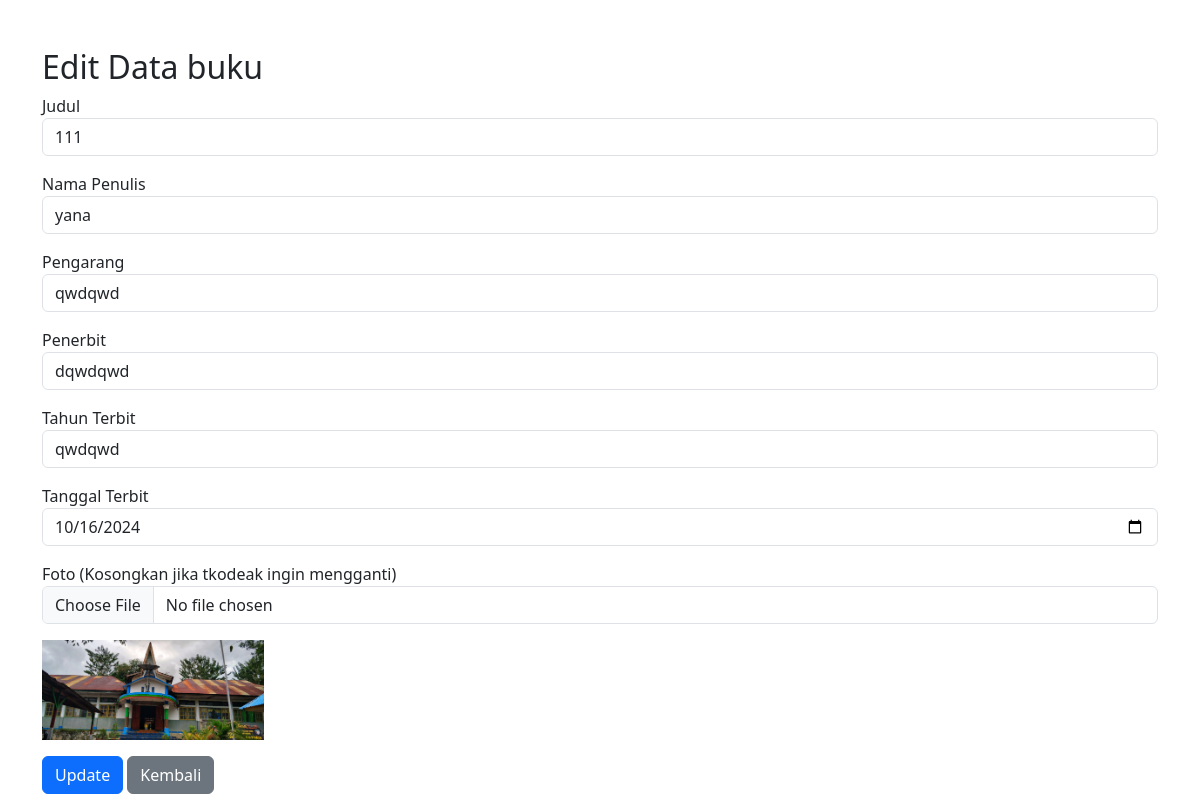
/edit.php?kode=1, run on the app's committed database.
### tables this page shows
CREATE TABLE `buku` (
  `kode_buku` int(12) NOT NULL,
  `judul` varchar(50) NOT NULL,
  `nama_penulis` varchar(150) NOT NULL,
  `pengarang` varchar(150) NOT NULL,
  `penerbit` varchar(100) NOT NULL,
  `tahun_terbit` varchar(50) NOT NULL,
  `tanggal_terbit` varchar(50) NOT NULL,
  `foto` text NOT NULL
);

### edit.php (the view, shortened to what this page needs)
<?php
include 'koneksi.php';
$kode = $_GET['kode'];
$query = "SELECT * FROM buku WHERE kode_buku = $kode";
$result = mysqli_query($koneksi, $query);
$row = mysqli_fetch_assoc($result);
?>
<!DOCTYPE html>
<html lang="en">
<head>
    <link href="https://cdn.jsdelivr.net/npm/bootstrap@5.3.0-alpha1/dist/css/bootstrap.min.css" rel="stylesheet">
</head>
<body>
    <div class="container mt-5">
        <h2>Edit Data buku</h2>
        <form action="edit_proses.php?kode=<?= $kode ?>" method="POST" enctype="multipart/form-data">
            <div class="mb-3">
                <label>Judul</label>
                <input type="text" name="judul" value="<?= $row['judul'] ?>" class="form-control" required>
            </div>
            <div class="mb-3">
                <label>Nama Penulis</label>
                <input type="text" name="nama_penulis" value="<?= $row['nama_penulis'] ?>" class="form-control"
                    required>
            </div>
            <div class="mb-3">
                <label>Pengarang</label>
                <input type="text" name="pengarang" class="form-control" required value="<?= $row['pengarang'] ?>">
            </div>
            <div class="mb-3">
                <label>Penerbit</label>
                <input type="text" name="penerbit" class="form-control" required value="<?= $row['penerbit'] ?>">
            </div>
            <div class="mb-3">
                <label>Tahun Terbit</label>
                <input type="text" name="tahun_terbit" class="form-control" required
                    value="<?= $row['tahun_terbit'] ?>">
            </div>
            <div class="mb-3">
                <label>Tanggal Terbit</label>
                <input type="date" name="tanggal_terbit" class="form-control" required
                    value="<?= $row['tanggal_terbit'] ?>">
            </div>
            <div class="mb-3">
                <label>Foto (Kosongkan jika tkodeak ingin mengganti)</label>
                <input type="file" name="foto" class="form-control">
                <img src="uploads/<?= $row['foto'] ?>" wkodeth="100" height="100" class="mt-3">
            </div>
            <button type="submit" class="btn btn-primary">Update</button>
            <a href="index.php" class="btn btn-secondary">Kembali</a>
        </form>
    </div>
</body>
</html>

### data on the page
buku: judul "111", nama_penulis "yana", pengarang "qwdqwd", penerbit "dqwdqwd", tahun_terbit "qwdqwd", tanggal_terbit "10/16/2024", foto (picture)
